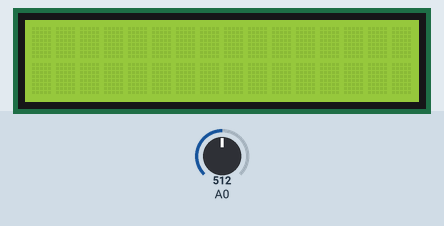
Simulated run of this sketch. Board: Arduino Uno, built with avr-gcc and run on an emulated ATmega328P. On the bench: 16×2 character LCD. The test bench sets the inputs (shaded band); at power-on: A0 = 512.

Above: at 8.7 s.
8.8 s: A0 set to 565
At 9.3 s:
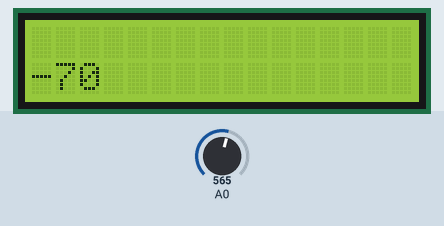
10.4 s: A0 set to 370
At 11.3 s:
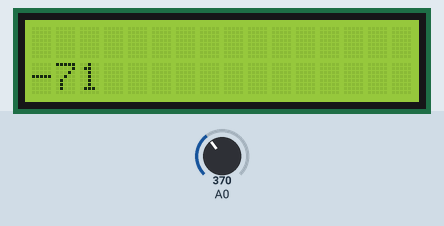
Timing chart, 0 to 13.4 s (numbered marks = the images above; inputs shaded):
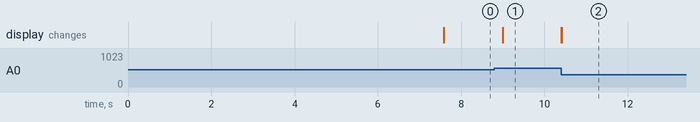

Measured:
- after the input at 8.8 s, the display: changes after 0.20 s (image 1)
- after the input at 10.4 s, the display: first changes at once (image 2 shows a later state)

The sketch:

SubaruTachometerTester.ino
```cpp
//Sample using LiquidCrystal library
#include <LiquidCrystal.h>

/*******************************************************

This program will test the LCD panel and the buttons
Mark Bramwell, July 2010

********************************************************/

// select the pins used on the LCD panel
LiquidCrystal lcd(8, 9, 4, 5, 6, 7);

// define some values used by the panel and buttons
int lcd_key     = 0;
int adc_key_in  = 0;
#define btnRIGHT  0
#define btnUP     1
#define btnDOWN   2
#define btnLEFT   3
#define btnSELECT 4
#define btnNONE   5

// read the buttons
int read_LCD_buttons()
{
 adc_key_in = analogRead(0);      // read the value from the sensor
 // my buttons when read are centered at these valies: 0, 144, 329, 504, 741
 // we add approx 50 to those values and check to see if we are close
 if (adc_key_in > 1000) return btnNONE; // We make this the 1st option for speed reasons since it will be the most likely result


 if (adc_key_in < 50)   return btnRIGHT;
 if (adc_key_in < 195)  return btnUP;
 if (adc_key_in < 380)  return btnDOWN;
 if (adc_key_in < 555)  return btnLEFT;
 if (adc_key_in < 790)  return btnSELECT;


 return btnNONE;  // when all others fail, return this...
}

int pinLewy = 7;  // 3 dla nano, 7 dla uno
int pinPrawy = 6; // 2 dla nano, 6 dla uno
int opoznienie = 5;  // opoznienie w ms miedzy podaniem stanow enkodera
int liczbaCykliEnkodera = 0;
int blokada = 0;

void setup() {
  pinMode(pinLewy, OUTPUT);
  pinMode(pinPrawy, OUTPUT);
  digitalWrite(pinLewy, HIGH);
  digitalWrite(pinPrawy, HIGH);
  delay(500);  // opoznienie poczatkowe
  obrotyUP(350); // obroty na wejsciu: 200 = prawie 1000 rpm, 350 = prawie 2000 rpm, 450 = 3000 rpm

 lcd.begin(16, 2);              // start the library
 // lcd.setCursor(0,0);
 // lcd.print("Push the buttons"); // print a simple message


}

void loop() {


 lcd.setCursor(0,1);            // move cursor to second line "1" and 9 spaces over
 lcd.print(liczbaCykliEnkodera);      // display seconds elapsed since power-up


 // lcd.setCursor(0,1);            // move to the begining of the second line
 lcd_key = read_LCD_buttons();  // read the buttons

 switch (lcd_key)               // depending on which button was pushed, we perform an action
 {
   case btnRIGHT:
     {
     // lcd.print("UP +10");
     czyscNumerek();
     obrotyUP(10);
     liczbaCykliEnkodera=liczbaCykliEnkodera+10;
     break;
     }
   case btnLEFT:
     {
     // lcd.print("DOWN +10");
     czyscNumerek();
     obrotyDOWN(10);
     liczbaCykliEnkodera=liczbaCykliEnkodera-10;
     break;
     }
   case btnUP:
     {
     // lcd.print("UP    ");
     if (blokada == 0) {
        czyscNumerek();
        obrotyUP(1);
        liczbaCykliEnkodera++;
        blokada = 1;
     }
     break;
     }
   case btnDOWN:
     {
     // lcd.print("DOWN  ");
     if (blokada == 0) {
        czyscNumerek();
        obrotyDOWN(1);
        liczbaCykliEnkodera--;
        blokada = 1;
     }
     break;
     }
   case btnSELECT:
     {
     // lcd.print("SELECT");
     break;
     }
     case btnNONE:
     {
     // lcd.print("NONE  ");
     blokada = 0;
     break;
     }
 }

}

void czyscNumerek(){
   lcd.setCursor(0,1);            // move cursor to second line "1" and 9 spaces over
    lcd.print("      ");
}

void obrotyUP(int ile){
  int i;
    for (i = 0; i < ile; i++){
        digitalWrite(pinLewy, LOW); //1
        digitalWrite(pinPrawy, HIGH); //0
        delay(opoznienie);
        digitalWrite(pinLewy, LOW); //1
        digitalWrite(pinPrawy, LOW); //1
        delay(opoznienie);
        digitalWrite(pinLewy, HIGH); //0
        digitalWrite(pinPrawy, LOW); //1
        delay(opoznienie);
        digitalWrite(pinLewy, HIGH); //0
        digitalWrite(pinPrawy, HIGH); //0
        delay(opoznienie);
  }
}

void obrotyDOWN(int ile){
  int i;
    for (i = 0; i < ile; i++){
        digitalWrite(pinLewy, HIGH); //0
        digitalWrite(pinPrawy, LOW); //1
        delay(opoznienie);
        digitalWrite(pinLewy, LOW); //1
        digitalWrite(pinPrawy, LOW); //1
        delay(opoznienie);
        digitalWrite(pinLewy, LOW); //1
        digitalWrite(pinPrawy, HIGH); //0
        delay(opoznienie);
        digitalWrite(pinLewy, HIGH); //0
        digitalWrite(pinPrawy, HIGH); //0
        delay(opoznienie);
  }
}
```
